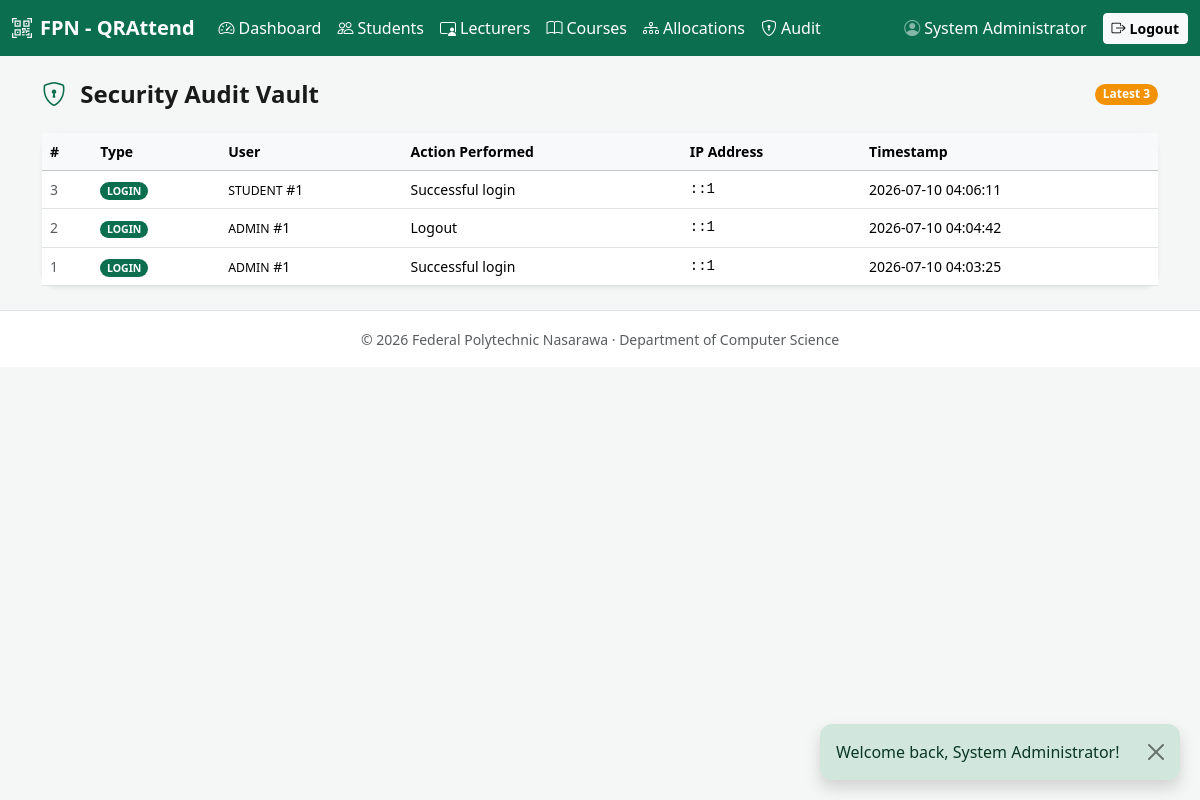
Screenshot of /portals/admin/audit.php (signed in) with the database file from the repository.
### tables this page shows
CREATE TABLE `audit_logs` (
  `id`               INT UNSIGNED NOT NULL AUTO_INCREMENT,
  `user_type`        VARCHAR(30)  NOT NULL COMMENT 'admin | lecturer | student',
  `user_id`          INT UNSIGNED NOT NULL,
  `action_performed` TEXT         NOT NULL,
  `ip_address`       VARCHAR(45)  NOT NULL COMMENT 'IPv4 or IPv6',
  `timestamp`        TIMESTAMP    NOT NULL DEFAULT CURRENT_TIMESTAMP,
  PRIMARY KEY (`id`),
  KEY `idx_audit_user`      (`user_type`, `user_id`),
  KEY `idx_audit_timestamp` (`timestamp`)         
);

### public/portals/admin/audit.php (the view, shortened to what this page needs)
<?php
require_once __DIR__ . '/../../../app/includes/functions.php';
require_once __DIR__ . '/../../../app/layouts/header.php';
require_once __DIR__ . '/../../../app/layouts/navbar.php';
$logs = [];
try {
    $db = get_db();
    $stmt = $db->prepare('SELECT * FROM audit_logs ORDER BY timestamp DESC LIMIT 100');
    $stmt->execute();
    $logs = $stmt->fetchAll(PDO::FETCH_ASSOC);
} catch (RuntimeException $e) {
    set_flash_message('danger', $e->getMessage());
} catch (PDOException $e) {
    error_log('[QRAttend] audit query error: ' . $e->getMessage());
}
function audit_event_type(string $action): string
{
    if (preg_match('/login|logout/i', $action)) {
        return 'login';
    }
    return 'action';
}
?>
<main class="container py-4">
    <?= display_flash_message() ?>
    <div class="d-flex justify-content-between align-items-center mb-4">
        <h1 class="h4 fw-bold mb-0">
            <i class="bi bi-shield-lock me-2" style="color:var(--brand-primary);"></i>
            Security Audit Vault
        </h1>
        <span class="badge rounded-pill" style="background-color:var(--brand-secondary);">
            Latest <?= count($logs) ?>
        </span>
    </div>
    <div class="card border-0 shadow-sm rounded-4">
        <div class="card-body p-0">
            <div class="table-responsive">
                <table class="table table-hover align-middle mb-0 small">
                    <thead class="table-light">
                        <tr>
                            <th>#</th>
                            <th>Type</th>
                            <th>User</th>
                            <th>Action Performed</th>
                            <th>IP Address</th>
                            <th>Timestamp</th>
                        </tr>
                    </thead>
                    <tbody>
                        <?php if (empty($logs)): ?>
                            <tr>
                                <td colspan="6" class="text-center text-muted py-4">
                                    No audit records found.
                                </td>
                            </tr>
                        <?php else: ?>
                            <?php foreach ($logs as $log): ?>
                                <?php
                                    $type = audit_event_type($log['action_performed'] ?? '');
                                    $badge = $type === 'login'
                                        ? '<span class="badge rounded-pill text-white" style="background-color:var(--brand-primary);">LOGIN</span>'
                                        : '<span class="badge rounded-pill text-white" style="background-color:var(--brand-secondary);">ACTION</span>';
                                    $when = date('Y-m-d H:i:s', strtotime($log['timestamp']));
                                ?>
                                <tr>
                                    <td class="text-muted"><?= (int) $log['id'] ?></td>
                                    <td><?= $badge ?></td>
                                    <td>
                                        <span class="text-uppercase small"><?= sanitize_input($log['user_type']) ?></span>
                                        #<?= (int) $log['user_id'] ?>
                                    </td>
                                    <td><?= sanitize_input($log['action_performed']) ?></td>
                                    <td class="font-monospace"><?= sanitize_input($log['ip_address']) ?></td>
                                    <td class="text-nowrap"><?= sanitize_input($when) ?></td>
                                </tr>
                            <?php endforeach; ?>
                        <?php endif; ?>
                    </tbody>
                </table>
            </div>
        </div>
    </div>
</main>
<?php
require_once __DIR__ . '/../../../app/layouts/footer.php';

### public/assets/css/style.css (style rules this page uses)
body { background-color: var(--brand-surface); color: var(--brand-text); -webkit-font-smoothing: antialiased; }
.card.rounded-4 { border-radius: 1rem !important; }

### rows the page displays
audit_logs: id "3", shows "LOGIN", user_type "STUDENT", user "1", action_performed "Successful login", ip_address "::1", timestamp "2026-07-10 04:06:11"
audit_logs: id "2", shows "LOGIN", user_type "ADMIN", user "1", action_performed "Logout", ip_address "::1", timestamp "2026-07-10 04:04:42"
audit_logs: id "1", shows "LOGIN", user_type "ADMIN", user "1", action_performed "Successful login", ip_address "::1", timestamp "2026-07-10 04:03:25"

### other values shown
sanitize_input(INSTITUTION_SHORT) "FPN"
sanitize_input($userName ?? '') "System Administrator"
$text "Welcome back, System Administrator!"
count($logs) "3"
sanitize_input(INSTITUTION_NAME) "Federal Polytechnic Nasarawa"
sanitize_input(INSTITUTION_DEPT) "Department of Computer Science"
